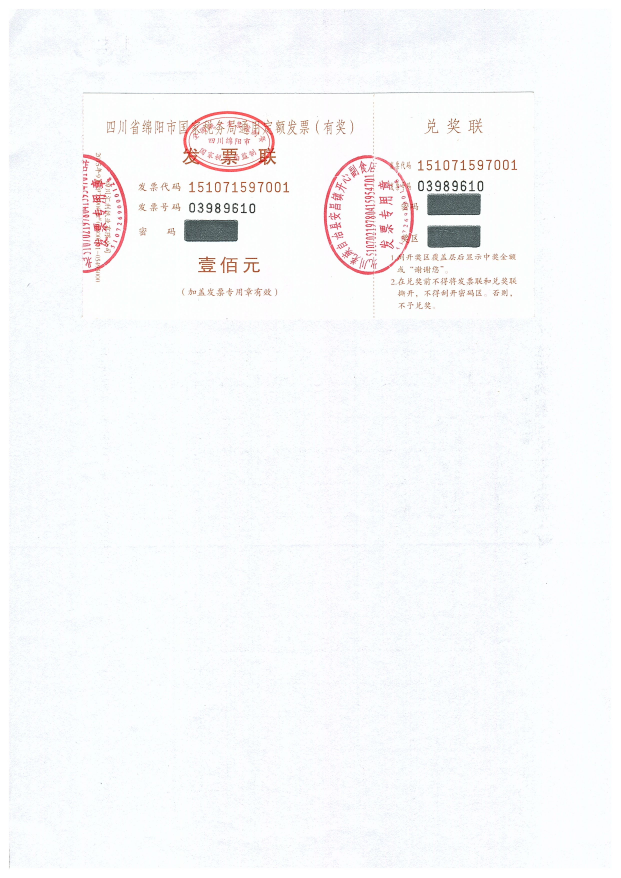
#> input picture test1.jpg, 2481 x 3510 px (shown at 1/4 size)
$ python sift_test.py   (older library calls are emulated)
#> lines starting #> are read from the running program, lines starting #| are printed output that depends on the picture
# -*- coding:utf-8 -*-
__author__ = 'Microcosm'

import cv2
# from find_obj import filter_matches,explore_match
import numpy as np

def filter_matches(kp1, kp2, matches, ratio=0.75):
    mkp1, mkp2 = [], []
    for m in matches:
        if len(m) == 2 and m[0].distance < m[1].distance * ratio:
            m = m[0]
            mkp1.append(kp1[m.queryIdx])
            mkp2.append(kp2[m.trainIdx])
    p1 = np.float32([kp.pt for kp in mkp1])
    p2 = np.float32([kp.pt for kp in mkp2])
    kp_pairs = zip(mkp1, mkp2)
    return p1, p2, kp_pairs


def explore_match(win, img1, img2, kp_pairs, status=None, H=None):
    h1, w1 = img1.shape[:2]
    h2, w2 = img2.shape[:2]
    vis = np.zeros((max(h1, h2), w1 + w2), np.uint8)
    vis[:h1, :w1] = img1
    vis[:h2, w1:w1 + w2] = img2
    vis = cv2.cvtColor(vis, cv2.COLOR_GRAY2BGR)

    if H is not None:
        corners = np.float32([[0, 0], [w1, 0], [w1, h1], [0, h1]])
        corners = np.int32(cv2.perspectiveTransform(corners.reshape(1, -1, 2), H).reshape(-1, 2) + (w1, 0))
        cv2.polylines(vis, [corners], True, (255, 255, 255))

    # if status is None:
    #     status = np.ones(len(kp_pairs), np.bool)
    p1 = np.int32([kpp[0].pt for kpp in kp_pairs])
    p2 = np.int32([kpp[1].pt for kpp in kp_pairs]) + (w1, 0)

    green = (0, 255, 0)
    red = (0, 0, 255)
    white = (255, 255, 255)
    kp_color = (51, 103, 236)
    for (x1, y1), (x2, y2), inlier in zip(p1, p2, status):
        if inlier:
            col = green
            cv2.circle(vis, (x1, y1), 2, col, -1)
            cv2.circle(vis, (x2, y2), 2, col, -1)
        else:
            col = red
            r = 2
            thickness = 3
            cv2.line(vis, (x1 - r, y1 - r), (x1 + r, y1 + r), col, thickness)
            cv2.line(vis, (x1 - r, y1 + r), (x1 + r, y1 - r), col, thickness)
            cv2.line(vis, (x2 - r, y2 - r), (x2 + r, y2 + r), col, thickness)
            cv2.line(vis, (x2 - r, y2 + r), (x2 + r, y2 - r), col, thickness)
    vis0 = vis.copy()
    for (x1, y1), (x2, y2), inlier in zip(p1, p2, status):
        if inlier:
            cv2.line(vis, (x1, y1), (x2, y2), green)

    cv2.imshow(win, vis)


img1 = cv2.imread("test1.jpg")
#> img1 is the input picture: shape (3510, 2481, 3); mean B, G, R 250.2, 248.8, 248.1
img2 = cv2.imread("temple.jpg")
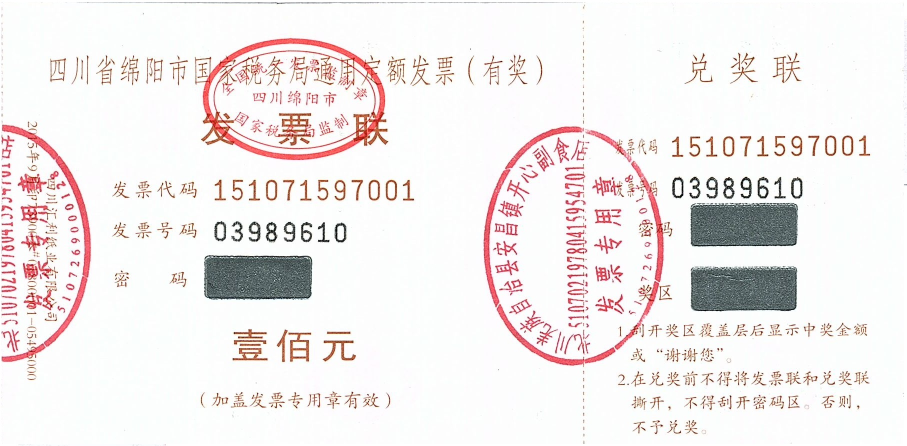
#> input picture temple.jpg, 1814 x 892 px (shown at 1/2 size)
#> img2 is the input picture: shape (892, 1814, 3); mean B, G, R 235.1, 235.8, 241.3

img1_gray = cv2.cvtColor(img1, cv2.COLOR_BGR2GRAY)
img2_gray = cv2.cvtColor(img2, cv2.COLOR_BGR2GRAY)
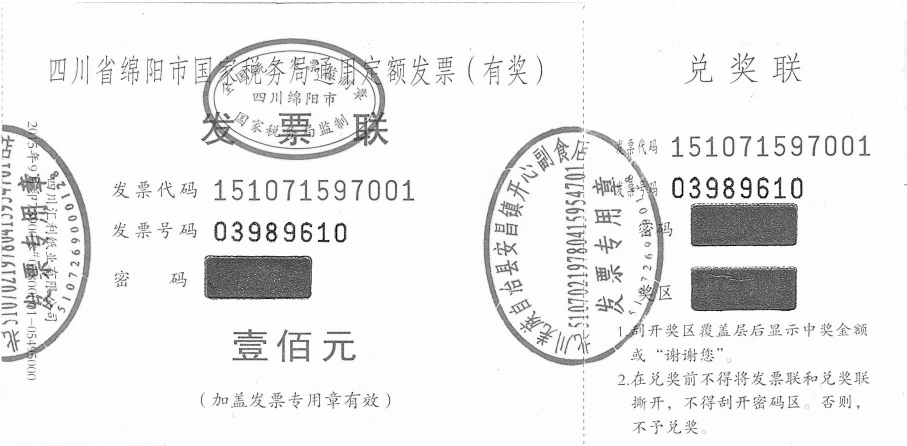
#> img2_gray: shape (892, 1814) (shown at 1/2 size); min 0, max 255, mean 237.3

sift = cv2.xfeatures2d.SIFT_create()

kp1, des1 = sift.detectAndCompute(img1_gray, None)
#> kp1 = 9415 keypoints; strongest (x, y, size): (966, 850, 3.1), (1879, 762, 3.1), (1651, 1071, 2.1), (984, 850, 2.9)
kp2, des2 = sift.detectAndCompute(img2_gray, None)
#> kp2 = 8205 keypoints; strongest (x, y, size): (638, 482, 3.1), (1551, 394, 3.1), (1323, 703, 2), (656, 482, 2.9)

# BFmatcher with default parms
bf = cv2.BFMatcher(cv2.NORM_L2)
matches = bf.knnMatch(des1, des2, k=2)
#> matches = 9415 matches

p1, p2, kp_pairs = filter_matches(kp1, kp2, matches, ratio=0.5)
#> after the loop in filter_matches, `for m in matches:`: mkp1 = 7096 keypoints; strongest (x, y, size): (966, 850, 3.1), (1879, 762, 3.1), (1651, 1071, 2.1), (984, 850, 2.9); mkp2 = 7096 keypoints; strongest (x, y, size): (638, 482, 3.1), (1551, 394, 3.1), (1323, 703, 2), (656, 482, 2.9)
#> in filter_matches, `p1 = np.float32([kp.pt for kp in mkp1])`: p1 = 7096 pairs, first value 332.1 to 2066.4, second value 383.2 to 1232.3
#> in filter_matches, `p2 = np.float32([kp.pt for kp in mkp2])`: p2 = 7096 pairs, first value 4.09 to 1738.4, second value 15.27 to 864.3
explore_match('matches', img1_gray, img2_gray, kp_pairs)
#> in explore_match, `vis[:h1, :w1] = img1`:
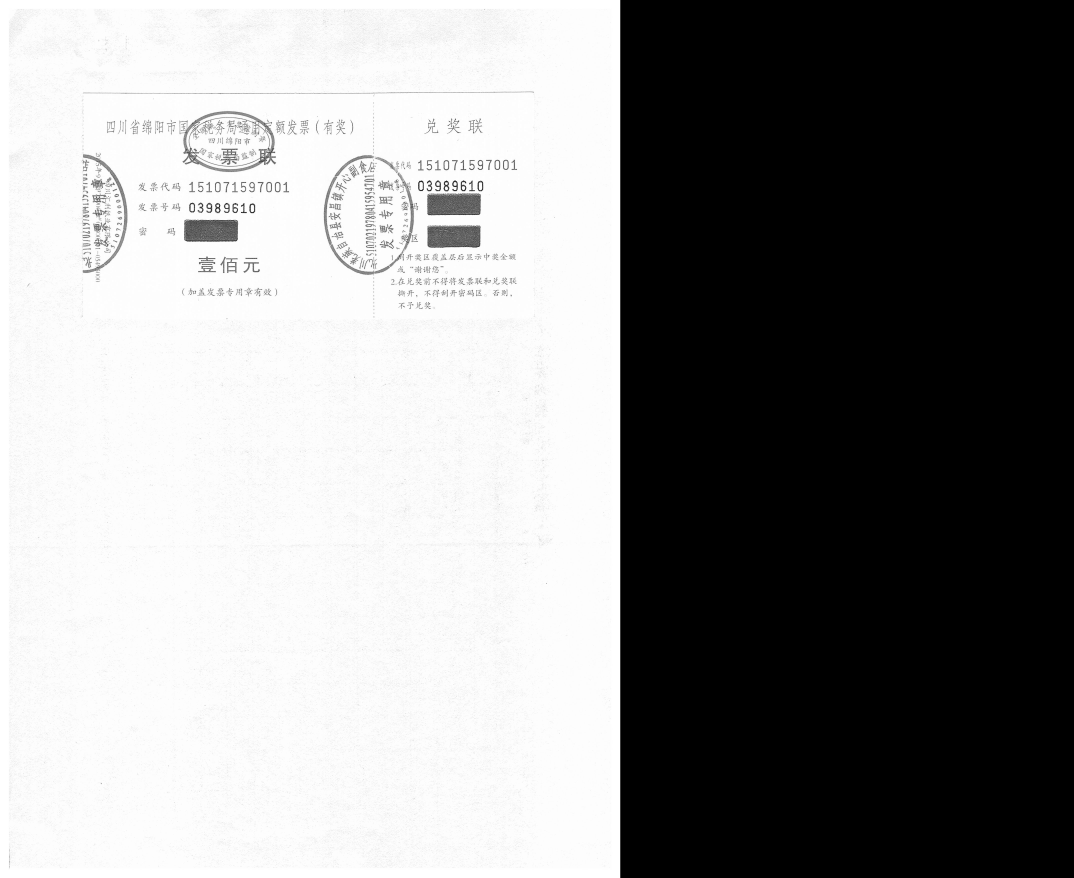
#> vis: shape (3510, 4295) (shown at 1/4 size); min 0, max 255, mean 143.7
#> in explore_match, `vis[:h2, w1:w1 + w2] = img2`:
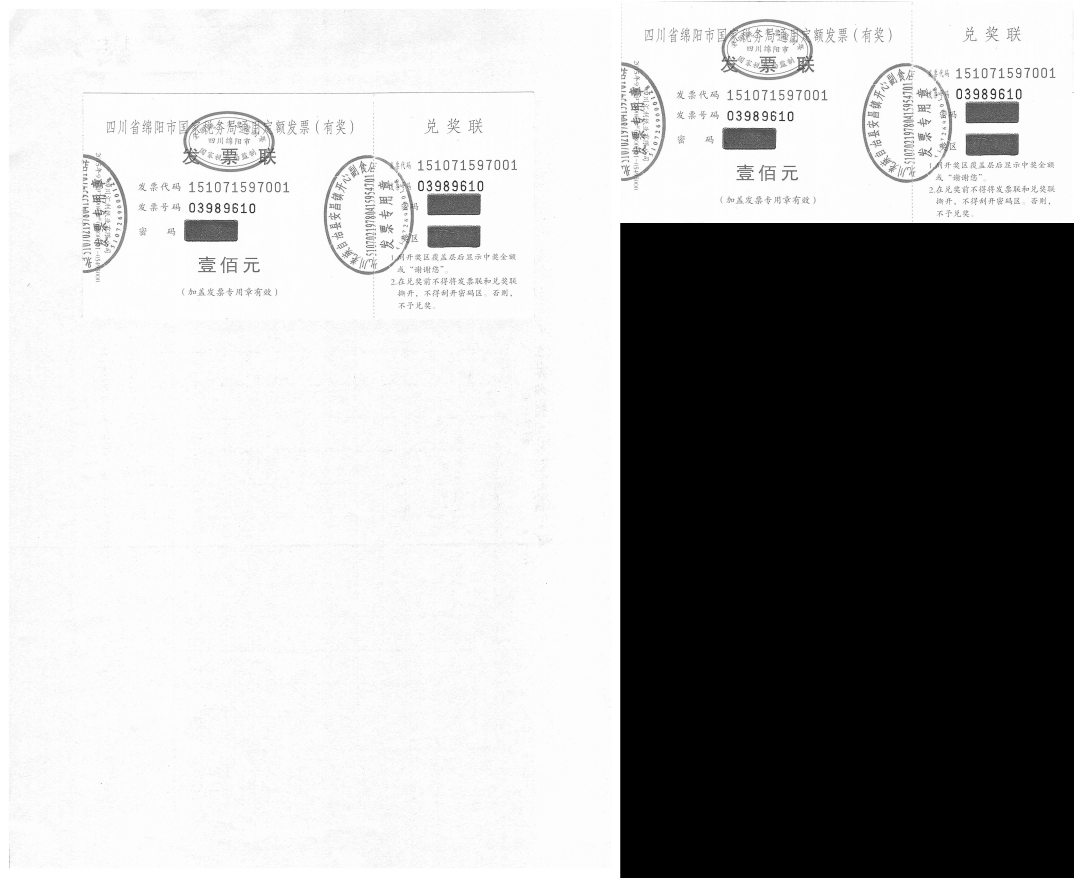
#> vis: shape (3510, 4295) (shown at 1/4 size); min 0, max 255, mean 169.2
#> (the run stopped early here; a loop or call above may not have finished)
